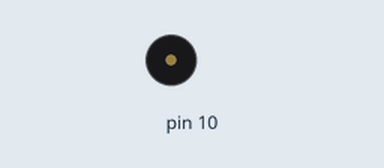
Bench run of a sketch on a simulated Arduino Uno, built with avr-gcc and run on an emulated ATmega328P. Shown: buzzer (waves = sounding).

Above: at 0.1 s.
Timing chart, 0 to 1.6 s (numbered marks = the images above):
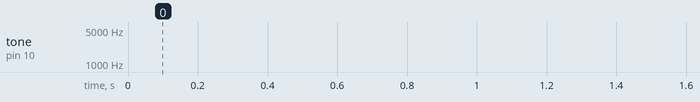

The sketch:

05_Buzzer_3.ino
```cpp
// Exercício 05 Buzzer - versão 3 - Alarme

float seno;
int frequencia;

void setup() {
 pinMode(10, OUTPUT);
}

void loop() {
 for(int x=0;x<180;x++){
  //converte graus para radiando e depois obtém o valor do seno
  seno=(sin(x*3.1416/180));
  //gera uma frequência a partir do valor do seno
  frequencia = 2000+(int(seno*1000));
  tone(10,frequencia);
  delay(2);
 }

}
```
